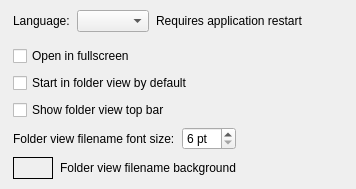
                <widget class="QWidget" name="generalGroup" native="true">
                 <property name="accessibleName">
                  <string notr="true">SGroup</string>
                 </property>
                 <layout class="QVBoxLayout" name="verticalLayout_12">
                  <property name="leftMargin">
                   <number>0</number>
                  </property>
                  <property name="topMargin">
                   <number>0</number>
                  </property>
                  <property name="rightMargin">
                   <number>0</number>
                  </property>
                  <property name="bottomMargin">
                   <number>0</number>
                  </property>
                  <item>
                   <layout class="QVBoxLayout" name="verticalLayout_20">
                    <property name="spacing">
                     <number>7</number>
                    </property>
                    <property name="leftMargin">
                     <number>13</number>
                    </property>
                    <property name="topMargin">
                     <number>10</number>
                    </property>
                    <property name="rightMargin">
                     <number>13</number>
                    </property>
                    <property name="bottomMargin">
                     <number>10</number>
                    </property>
                    <item>
                     <layout class="QHBoxLayout" name="horizontalLayout_18">
                      <property name="leftMargin">
                       <number>0</number>
                      </property>
                      <property name="topMargin">
                       <number>0</number>
                      </property>
                      <property name="rightMargin">
                       <number>0</number>
                      </property>
                      <item>
                       <widget class="QLabel" name="label_46">
                        <property name="text">
                         <string>Language:</string>
                        </property>
                       </widget>
                      </item>
                      <item>
                       <widget class="QComboBox" name="langComboBox">
                        <property name="sizePolicy">
                         <sizepolicy hsizetype="Minimum" vsizetype="Minimum">
                          <horstretch>0</horstretch>
                          <verstretch>0</verstretch>
                         </sizepolicy>
                        </property>
                       </widget>
                      </item>
                      <item>
                       <widget class="QLabel" name="label_48">
                        <property name="accessibleName">
                         <string notr="true">SNoteText</string>
                        </property>
                        <property name="text">
                         <string>Requires application restart</string>
                        </property>
                        <property name="alignment">
                         <set>Qt::AlignLeading|Qt::AlignLeft|Qt::AlignVCenter</set>
                        </property>
                       </widget>
                      </item>
                      <item>
                       <spacer name="horizontalSpacer_12">
                        <property name="orientation">
                         <enum>Qt::Horizontal</enum>
                        </property>
                        <property name="sizeHint" stdset="0">
                         <size>
                          <width>40</width>
                          <height>20</height>
                         </size>
                        </property>
                       </spacer>
                      </item>
                     </layout>
                    </item>
                    <item>
                     <widget class="QWidget" name="widget_20" native="true">
                      <property name="accessibleName">
                       <string notr="true">SLine</string>
                      </property>
                     </widget>
                    </item>
                    <item>
                     <widget class="QCheckBox" name="fullscreenCheckBox">
                      <property name="minimumSize">
                       <size>
                        <width>250</width>
                        <height>0</height>
                       </size>
                      </property>
                      <property name="text">
                       <string>Open in fullscreen</string>
                      </property>
                     </widget>
                    </item>
                    <item>
                     <widget class="QCheckBox" name="startInFolderViewCheckBox">
                      <property name="text">
                       <string>Start in folder view by default</string>
                      </property>
                     </widget>
                    </item>
                    <item>
                     <widget class="QCheckBox" name="folderViewTopBarCheckBox">
                      <property name="text">
                       <string>Show folder view top bar</string>
                      </property>
                     </widget>
                    </item>
                    <item>
                     <layout class="QHBoxLayout" name="folderViewFontSizeLayout">
                      <property name="leftMargin">
                       <number>0</number>
                      </property>
                      <property name="topMargin">
                       <number>0</number>
                      </property>
                      <property name="rightMargin">
                       <number>0</number>
                      </property>
                      <property name="bottomMargin">
                       <number>0</number>
                      </property>
                      <item>
                       <widget class="QLabel" name="folderViewFontSizeLabel">
                        <property name="text">
                         <string>Folder view filename font size:</string>
                        </property>
                       </widget>
                      </item>
                      <item>
                       <widget class="QSpinBox" name="folderViewFontSizeSpinBox">
                        <property name="minimum">
                         <number>6</number>
                        </property>
                        <property name="maximum">
                         <number>48</number>
                        </property>
                        <property name="suffix">
                         <string> pt</string>
                        </property>
                       </widget>
                      </item>
                      <item>
                       <spacer name="folderViewFontSizeSpacer">
                        <property name="orientation">
                         <enum>Qt::Horizontal</enum>
                        </property>
                        <property name="sizeHint" stdset="0">
                         <size>
                          <width>40</width>
                          <height>20</height>
                         </size>
                        </property>
                       </spacer>
                      </item>
                     </layout>
                    </item>
                    <item>
                     <layout class="QHBoxLayout" name="folderViewLabelBackgroundLayout">
                      <property name="leftMargin">
                       <number>0</number>
                      </property>
                      <property name="topMargin">
                       <number>0</number>
                      </property>
                      <property name="rightMargin">
                       <number>0</number>
                      </property>
                      <property name="bottomMargin">
                       <number>0</number>
                      </property>
                      <item>
                       <widget class="ColorSelectorButton" name="folderViewLabelBackgroundColorSelector">
                        <property name="sizePolicy">
                         <sizepolicy hsizetype="Fixed" vsizetype="Fixed">
                          <horstretch>0</horstretch>
                          <verstretch>0</verstretch>
                         </sizepolicy>
                        </property>
                        <property name="minimumSize">
                         <size>
                          <width>40</width>
                          <height>22</height>
                         </size>
                        </property>
                        <property name="cursor">
                         <cursorShape>PointingHandCursor</cursorShape>
                        </property>
                        <property name="autoFillBackground">
                         <bool>true</bool>
                        </property>
                        <property name="frameShape">
                         <enum>QFrame::Box</enum>
                        </property>
                        <property name="text">
                         <string/>
                        </property>
                       </widget>
                      </item>
                      <item>
                       <widget class="QLabel" name="folderViewLabelBackgroundLabel">
                        <property name="text">
                         <string>Folder view filename background</string>
                        </property>
                       </widget>
                      </item>
                      <item>
                       <spacer name="folderViewLabelBackgroundSpacer">
                        <property name="orientation">
                         <enum>Qt::Horizontal</enum>
                        </property>
                        <property name="sizeHint" stdset="0">
                         <size>
                          <width>40</width>
                          <height>20</height>
                         </size>
                        </property>
                       </spacer>
                      </item>
                     </layout>
                    </item>
                   </layout>
                  </item>
                 </layout>
                </widget>
